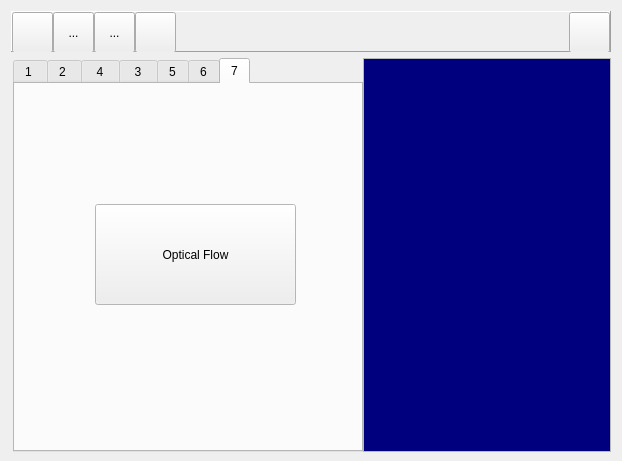
<?xml version="1.0" encoding="UTF-8"?>
<ui version="4.0">
 <class>MainFrame</class>
 <widget class="QDialog" name="MainFrame">
  <property name="geometry">
   <rect>
    <x>0</x>
    <y>0</y>
    <width>622</width>
    <height>461</height>
   </rect>
  </property>
  <property name="sizePolicy">
   <sizepolicy hsizetype="Preferred" vsizetype="Minimum">
    <horstretch>0</horstretch>
    <verstretch>0</verstretch>
   </sizepolicy>
  </property>
  <property name="minimumSize">
   <size>
    <width>0</width>
    <height>461</height>
   </size>
  </property>
  <property name="windowTitle">
   <string>Homeworks</string>
  </property>
  <property name="modal">
   <bool>false</bool>
  </property>
  <layout class="QVBoxLayout" name="verticalLayout">
   <item>
    <widget class="QFrame" name="frame">
     <property name="sizePolicy">
      <sizepolicy hsizetype="Preferred" vsizetype="Fixed">
       <horstretch>0</horstretch>
       <verstretch>0</verstretch>
      </sizepolicy>
     </property>
     <property name="minimumSize">
      <size>
       <width>0</width>
       <height>41</height>
      </size>
     </property>
     <property name="maximumSize">
      <size>
       <width>16777215</width>
       <height>41</height>
      </size>
     </property>
     <property name="frameShape">
      <enum>QFrame::Panel</enum>
     </property>
     <property name="frameShadow">
      <enum>QFrame::Raised</enum>
     </property>
     <layout class="QHBoxLayout" name="horizontalLayout_3">
      <property name="spacing">
       <number>0</number>
      </property>
      <property name="leftMargin">
       <number>0</number>
      </property>
      <property name="topMargin">
       <number>0</number>
      </property>
      <property name="rightMargin">
       <number>0</number>
      </property>
      <property name="bottomMargin">
       <number>0</number>
      </property>
      <item>
       <widget class="QToolButton" name="buttonOpen">
        <property name="enabled">
         <bool>true</bool>
        </property>
        <property name="sizePolicy">
         <sizepolicy hsizetype="Minimum" vsizetype="Minimum">
          <horstretch>0</horstretch>
          <verstretch>0</verstretch>
         </sizepolicy>
        </property>
        <property name="minimumSize">
         <size>
          <width>41</width>
          <height>41</height>
         </size>
        </property>
        <property name="maximumSize">
         <size>
          <width>41</width>
          <height>41</height>
         </size>
        </property>
        <property name="toolTip">
         <string>open an image file</string>
        </property>
        <property name="layoutDirection">
         <enum>Qt::LeftToRight</enum>
        </property>
        <property name="autoFillBackground">
         <bool>false</bool>
        </property>
        <property name="text">
         <string/>
        </property>
        <property name="icon">
         <iconset resource="images/mainframe.qrc">
          <normaloff>:/open.png</normaloff>:/open.png</iconset>
        </property>
        <property name="iconSize">
         <size>
          <width>41</width>
          <height>41</height>
         </size>
        </property>
        <property name="checkable">
         <bool>false</bool>
        </property>
        <property name="autoRepeat">
         <bool>false</bool>
        </property>
        <property name="autoExclusive">
         <bool>false</bool>
        </property>
        <property name="popupMode">
         <enum>QToolButton::DelayedPopup</enum>
        </property>
        <property name="toolButtonStyle">
         <enum>Qt::ToolButtonIconOnly</enum>
        </property>
        <property name="autoRaise">
         <bool>false</bool>
        </property>
       </widget>
      </item>
      <item>
       <widget class="QToolButton" name="toolButton_2">
        <property name="sizePolicy">
         <sizepolicy hsizetype="Minimum" vsizetype="Minimum">
          <horstretch>0</horstretch>
          <verstretch>0</verstretch>
         </sizepolicy>
        </property>
        <property name="minimumSize">
         <size>
          <width>41</width>
          <height>41</height>
         </size>
        </property>
        <property name="maximumSize">
         <size>
          <width>41</width>
          <height>41</height>
         </size>
        </property>
        <property name="text">
         <string>...</string>
        </property>
       </widget>
      </item>
      <item>
       <widget class="QToolButton" name="toolButton_3">
        <property name="sizePolicy">
         <sizepolicy hsizetype="Minimum" vsizetype="Minimum">
          <horstretch>0</horstretch>
          <verstretch>0</verstretch>
         </sizepolicy>
        </property>
        <property name="minimumSize">
         <size>
          <width>41</width>
          <height>41</height>
         </size>
        </property>
        <property name="maximumSize">
         <size>
          <width>41</width>
          <height>41</height>
         </size>
        </property>
        <property name="text">
         <string>...</string>
        </property>
       </widget>
      </item>
      <item>
       <widget class="QToolButton" name="buttonDeleteContents">
        <property name="sizePolicy">
         <sizepolicy hsizetype="Minimum" vsizetype="Minimum">
          <horstretch>0</horstretch>
          <verstretch>0</verstretch>
         </sizepolicy>
        </property>
        <property name="minimumSize">
         <size>
          <width>41</width>
          <height>41</height>
         </size>
        </property>
        <property name="maximumSize">
         <size>
          <width>41</width>
          <height>41</height>
         </size>
        </property>
        <property name="toolTip">
         <string>close all forms</string>
        </property>
        <property name="autoFillBackground">
         <bool>false</bool>
        </property>
        <property name="text">
         <string/>
        </property>
        <property name="icon">
         <iconset resource="images/mainframe.qrc">
          <normaloff>:/1-21.png</normaloff>:/1-21.png</iconset>
        </property>
        <property name="iconSize">
         <size>
          <width>41</width>
          <height>41</height>
         </size>
        </property>
       </widget>
      </item>
      <item>
       <spacer name="horizontalSpacer">
        <property name="orientation">
         <enum>Qt::Horizontal</enum>
        </property>
        <property name="sizeHint" stdset="0">
         <size>
          <width>40</width>
          <height>20</height>
         </size>
        </property>
       </spacer>
      </item>
      <item>
       <widget class="QToolButton" name="buttonShowList">
        <property name="sizePolicy">
         <sizepolicy hsizetype="Minimum" vsizetype="Minimum">
          <horstretch>0</horstretch>
          <verstretch>0</verstretch>
         </sizepolicy>
        </property>
        <property name="minimumSize">
         <size>
          <width>41</width>
          <height>41</height>
         </size>
        </property>
        <property name="maximumSize">
         <size>
          <width>41</width>
          <height>41</height>
         </size>
        </property>
        <property name="toolTip">
         <string>show the list view</string>
        </property>
        <property name="text">
         <string/>
        </property>
        <property name="icon">
         <iconset resource="images/mainframe.qrc">
          <normaloff>:/2-3.png</normaloff>:/2-3.png</iconset>
        </property>
        <property name="iconSize">
         <size>
          <width>82</width>
          <height>41</height>
         </size>
        </property>
       </widget>
      </item>
     </layout>
    </widget>
   </item>
   <item>
    <layout class="QHBoxLayout" name="horizontalLayout">
     <property name="spacing">
      <number>0</number>
     </property>
     <property name="leftMargin">
      <number>2</number>
     </property>
     <item>
      <widget class="QTabWidget" name="tabWidget">
       <property name="sizePolicy">
        <sizepolicy hsizetype="Fixed" vsizetype="Expanding">
         <horstretch>0</horstretch>
         <verstretch>0</verstretch>
        </sizepolicy>
       </property>
       <property name="minimumSize">
        <size>
         <width>350</width>
         <height>394</height>
        </size>
       </property>
       <property name="palette">
        <palette>
         <active>
          <colorrole role="Light">
           <brush brushstyle="SolidPattern">
            <color alpha="255">
             <red>255</red>
             <green>255</green>
             <blue>255</blue>
            </color>
           </brush>
          </colorrole>
          <colorrole role="Base">
           <brush brushstyle="SolidPattern">
            <color alpha="255">
             <red>255</red>
             <green>255</green>
             <blue>255</blue>
            </color>
           </brush>
          </colorrole>
          <colorrole role="Window">
           <brush brushstyle="SolidPattern">
            <color alpha="255">
             <red>255</red>
             <green>255</green>
             <blue>255</blue>
            </color>
           </brush>
          </colorrole>
          <colorrole role="NoRole">
           <brush brushstyle="SolidPattern">
            <color alpha="255">
             <red>255</red>
             <green>85</green>
             <blue>0</blue>
            </color>
           </brush>
          </colorrole>
         </active>
         <inactive>
          <colorrole role="Light">
           <brush brushstyle="SolidPattern">
            <color alpha="255">
             <red>255</red>
             <green>255</green>
             <blue>255</blue>
            </color>
           </brush>
          </colorrole>
          <colorrole role="Base">
           <brush brushstyle="SolidPattern">
            <color alpha="255">
             <red>255</red>
             <green>255</green>
             <blue>255</blue>
            </color>
           </brush>
          </colorrole>
          <colorrole role="Window">
           <brush brushstyle="SolidPattern">
            <color alpha="255">
             <red>255</red>
             <green>255</green>
             <blue>255</blue>
            </color>
           </brush>
          </colorrole>
          <colorrole role="NoRole">
           <brush brushstyle="SolidPattern">
            <color alpha="255">
             <red>255</red>
             <green>85</green>
             <blue>0</blue>
            </color>
           </brush>
          </colorrole>
         </inactive>
         <disabled>
          <colorrole role="Light">
           <brush brushstyle="SolidPattern">
            <color alpha="255">
             <red>255</red>
             <green>255</green>
             <blue>255</blue>
            </color>
           </brush>
          </colorrole>
          <colorrole role="Base">
           <brush brushstyle="SolidPattern">
            <color alpha="255">
             <red>255</red>
             <green>255</green>
             <blue>255</blue>
            </color>
           </brush>
          </colorrole>
          <colorrole role="Window">
           <brush brushstyle="SolidPattern">
            <color alpha="255">
             <red>255</red>
             <green>255</green>
             <blue>255</blue>
            </color>
           </brush>
          </colorrole>
          <colorrole role="NoRole">
           <brush brushstyle="SolidPattern">
            <color alpha="255">
             <red>255</red>
             <green>85</green>
             <blue>0</blue>
            </color>
           </brush>
          </colorrole>
         </disabled>
        </palette>
       </property>
       <property name="cursor">
        <cursorShape>ArrowCursor</cursorShape>
       </property>
       <property name="autoFillBackground">
        <bool>false</bool>
       </property>
       <property name="tabPosition">
        <enum>QTabWidget::North</enum>
       </property>
       <property name="tabShape">
        <enum>QTabWidget::Rounded</enum>
       </property>
       <property name="currentIndex">
        <number>6</number>
       </property>
       <property name="iconSize">
        <size>
         <width>31</width>
         <height>31</height>
        </size>
       </property>
       <property name="elideMode">
        <enum>Qt::ElideMiddle</enum>
       </property>
       <widget class="QWidget" name="tab_2">
        <attribute name="title">
         <string>1 </string>
        </attribute>
        <widget class="QGroupBox" name="groupBox">
         <property name="geometry">
          <rect>
           <x>40</x>
           <y>180</y>
           <width>261</width>
           <height>131</height>
          </rect>
         </property>
         <property name="title">
          <string>HSV</string>
         </property>
         <widget class="QLabel" name="label_6">
          <property name="geometry">
           <rect>
            <x>140</x>
            <y>90</y>
            <width>31</width>
            <height>16</height>
           </rect>
          </property>
          <property name="text">
           <string>Sat.</string>
          </property>
         </widget>
         <widget class="QSpinBox" name="spinHue">
          <property name="geometry">
           <rect>
            <x>65</x>
            <y>87</y>
            <width>61</width>
            <height>22</height>
           </rect>
          </property>
          <property name="alignment">
           <set>Qt::AlignCenter</set>
          </property>
          <property name="maximum">
           <number>360</number>
          </property>
          <property name="singleStep">
           <number>20</number>
          </property>
          <property name="value">
           <number>250</number>
          </property>
         </widget>
         <widget class="QPushButton" name="buttonSepiaTone">
          <property name="geometry">
           <rect>
            <x>30</x>
            <y>37</y>
            <width>201</width>
            <height>41</height>
           </rect>
          </property>
          <property name="autoFillBackground">
           <bool>false</bool>
          </property>
          <property name="text">
           <string>Sepia Tone</string>
          </property>
          <property name="iconSize">
           <size>
            <width>41</width>
            <height>41</height>
           </size>
          </property>
          <property name="checkable">
           <bool>false</bool>
          </property>
          <property name="autoRepeat">
           <bool>false</bool>
          </property>
          <property name="autoExclusive">
           <bool>false</bool>
          </property>
          <property name="autoDefault">
           <bool>true</bool>
          </property>
          <property name="flat">
           <bool>false</bool>
          </property>
         </widget>
         <widget class="QDoubleSpinBox" name="spinSaturation">
          <property name="geometry">
           <rect>
            <x>163</x>
            <y>87</y>
            <width>62</width>
            <height>22</height>
           </rect>
          </property>
          <property name="alignment">
           <set>Qt::AlignCenter</set>
          </property>
          <property name="maximum">
           <double>1.000000000000000</double>
          </property>
          <property name="singleStep">
           <double>0.100000000000000</double>
          </property>
          <property name="value">
           <double>0.300000000000000</double>
          </property>
         </widget>
         <widget class="QLabel" name="label_5">
          <property name="geometry">
           <rect>
            <x>40</x>
            <y>90</y>
            <width>31</width>
            <height>16</height>
           </rect>
          </property>
          <property name="text">
           <string>Hue</string>
          </property>
         </widget>
        </widget>
        <widget class="QGroupBox" name="groupBox_2">
         <property name="geometry">
          <rect>
           <x>40</x>
           <y>20</y>
           <width>261</width>
           <height>131</height>
          </rect>
         </property>
         <property name="title">
          <string>Luminance Contrast Transform</string>
         </property>
         <widget class="QSpinBox" name="spinBoxB">
          <property name="geometry">
           <rect>
            <x>170</x>
            <y>80</y>
            <width>51</width>
            <height>22</height>
           </rect>
          </property>
          <property name="maximum">
           <number>255</number>
          </property>
          <property name="singleStep">
           <number>10</number>
          </property>
          <property name="value">
           <number>200</number>
          </property>
         </widget>
         <widget class="QSpinBox" name="spinBoxA">
          <property name="geometry">
           <rect>
            <x>60</x>
            <y>80</y>
            <width>51</width>
            <height>22</height>
           </rect>
          </property>
          <property name="maximum">
           <number>255</number>
          </property>
          <property name="singleStep">
           <number>10</number>
          </property>
         </widget>
         <widget class="QLabel" name="label_2">
          <property name="geometry">
           <rect>
            <x>130</x>
            <y>80</y>
            <width>31</width>
            <height>20</height>
           </rect>
          </property>
          <property name="text">
           <string>b</string>
          </property>
          <property name="alignment">
           <set>Qt::AlignCenter</set>
          </property>
         </widget>
         <widget class="QLabel" name="label">
          <property name="geometry">
           <rect>
            <x>23</x>
            <y>80</y>
            <width>31</width>
            <height>20</height>
           </rect>
          </property>
          <property name="text">
           <string>a</string>
          </property>
          <property name="alignment">
           <set>Qt::AlignCenter</set>
          </property>
         </widget>
         <widget class="QPushButton" name="pushButtonLCT">
          <property name="geometry">
           <rect>
            <x>30</x>
            <y>20</y>
            <width>201</width>
            <height>41</height>
           </rect>
          </property>
          <property name="autoFillBackground">
           <bool>false</bool>
          </property>
          <property name="text">
           <string>LCT</string>
          </property>
          <property name="iconSize">
           <size>
            <width>41</width>
            <height>41</height>
           </size>
          </property>
          <property name="checkable">
           <bool>false</bool>
          </property>
          <property name="autoRepeat">
           <bool>false</bool>
          </property>
          <property name="autoExclusive">
           <bool>false</bool>
          </property>
          <property name="autoDefault">
           <bool>true</bool>
          </property>
          <property name="flat">
           <bool>false</bool>
          </property>
         </widget>
        </widget>
       </widget>
       <widget class="QWidget" name="tab_3">
        <attribute name="title">
         <string>2 </string>
        </attribute>
        <widget class="QPushButton" name="pushButtonOtsu">
         <property name="geometry">
          <rect>
           <x>110</x>
           <y>130</y>
           <width>121</width>
           <height>81</height>
          </rect>
         </property>
         <property name="text">
          <string>Otsu's</string>
         </property>
        </widget>
       </widget>
       <widget class="QWidget" name="tab">
        <attribute name="title">
         <string> 4 </string>
        </attribute>
        <widget class="QGroupBox" name="groupBox_3">
         <property name="geometry">
          <rect>
           <x>20</x>
           <y>40</y>
           <width>291</width>
           <height>131</height>
          </rect>
         </property>
         <property name="title">
          <string>Noise</string>
         </property>
         <widget class="QDoubleSpinBox" name="spinSaltPepper">
          <property name="geometry">
           <rect>
            <x>150</x>
            <y>20</y>
            <width>61</width>
            <height>41</height>
           </rect>
          </property>
          <property name="alignment">
           <set>Qt::AlignCenter</set>
          </property>
          <property name="decimals">
           <number>3</number>
          </property>
          <property name="maximum">
           <double>1.000000000000000</double>
          </property>
          <property name="singleStep">
           <double>0.005000000000000</double>
          </property>
          <property name="value">
           <double>0.010000000000000</double>
          </property>
         </widget>
         <widget class="QLabel" name="label_3">
          <property name="geometry">
           <rect>
            <x>210</x>
            <y>30</y>
            <width>81</width>
            <height>21</height>
           </rect>
          </property>
          <property name="text">
           <string>&lt;html&gt;&lt;head/&gt;&lt;body&gt;&lt;p&gt;&lt;span style=&quot; font-weight:600;&quot;&gt;Threshold&lt;/span&gt;&lt;/p&gt;&lt;/body&gt;&lt;/html&gt;</string>
          </property>
          <property name="alignment">
           <set>Qt::AlignCenter</set>
          </property>
         </widget>
         <widget class="QPushButton" name="pushButtonGaussianNoise">
          <property name="geometry">
           <rect>
            <x>10</x>
            <y>70</y>
            <width>131</width>
            <height>41</height>
           </rect>
          </property>
          <property name="text">
           <string>Gaussian</string>
          </property>
         </widget>
         <widget class="QLabel" name="label_4">
          <property name="geometry">
           <rect>
            <x>210</x>
            <y>80</y>
            <width>81</width>
            <height>21</height>
           </rect>
          </property>
          <property name="text">
           <string>&lt;html&gt;&lt;head/&gt;&lt;body&gt;&lt;p&gt;&lt;span style=&quot; font-weight:600; color:#000000;&quot;&gt;Variance&lt;/span&gt;&lt;/p&gt;&lt;/body&gt;&lt;/html&gt;</string>
          </property>
          <property name="alignment">
           <set>Qt::AlignCenter</set>
          </property>
         </widget>
         <widget class="QPushButton" name="pushButtonSaltPepper">
          <property name="geometry">
           <rect>
            <x>10</x>
            <y>20</y>
            <width>131</width>
            <height>41</height>
           </rect>
          </property>
          <property name="text">
           <string>Salt and pepper</string>
          </property>
         </widget>
         <widget class="QDoubleSpinBox" name="spinGaussianNoise">
          <property name="geometry">
           <rect>
            <x>150</x>
            <y>70</y>
            <width>61</width>
            <height>41</height>
           </rect>
          </property>
          <property name="alignment">
           <set>Qt::AlignCenter</set>
          </property>
          <property name="decimals">
           <number>0</number>
          </property>
          <property name="maximum">
           <double>500.000000000000000</double>
          </property>
          <property name="singleStep">
           <double>10.000000000000000</double>
          </property>
          <property name="value">
           <double>300.000000000000000</double>
          </property>
         </widget>
        </widget>
        <widget class="QGroupBox" name="groupBox_4">
         <property name="geometry">
          <rect>
           <x>30</x>
           <y>190</y>
           <width>281</width>
           <height>121</height>
          </rect>
         </property>
         <property name="title">
          <string>Filter</string>
         </property>
         <widget class="QLabel" name="label_7">
          <property name="geometry">
           <rect>
            <x>200</x>
            <y>80</y>
            <width>81</width>
            <height>21</height>
           </rect>
          </property>
          <property name="text">
           <string>&lt;html&gt;&lt;head/&gt;&lt;body&gt;&lt;p&gt;&lt;span style=&quot; font-weight:600;&quot;&gt;Sigma&lt;/span&gt;&lt;/p&gt;&lt;/body&gt;&lt;/html&gt;</string>
          </property>
          <property name="alignment">
           <set>Qt::AlignCenter</set>
          </property>
         </widget>
         <widget class="QLabel" name="label_8">
          <property name="geometry">
           <rect>
            <x>200</x>
            <y>30</y>
            <width>81</width>
            <height>21</height>
           </rect>
          </property>
          <property name="text">
           <string>&lt;html&gt;&lt;head/&gt;&lt;body&gt;&lt;p&gt;&lt;span style=&quot; font-weight:600;&quot;&gt;Kernel&lt;/span&gt;&lt;/p&gt;&lt;/body&gt;&lt;/html&gt;</string>
          </property>
          <property name="alignment">
           <set>Qt::AlignCenter</set>
          </property>
         </widget>
         <widget class="QDoubleSpinBox" name="spinBoxGaussianFilter">
          <property name="geometry">
           <rect>
            <x>150</x>
            <y>70</y>
            <width>51</width>
            <height>41</height>
           </rect>
          </property>
          <property name="alignment">
           <set>Qt::AlignCenter</set>
          </property>
          <property name="decimals">
           <number>2</number>
          </property>
          <property name="maximum">
           <double>10.000000000000000</double>
          </property>
          <property name="singleStep">
           <double>0.500000000000000</double>
          </property>
          <property name="value">
           <double>1.000000000000000</double>
          </property>
         </widget>
         <widget class="QPushButton" name="pushButtonMedianFilter">
          <property name="geometry">
           <rect>
            <x>10</x>
            <y>20</y>
            <width>111</width>
            <height>41</height>
           </rect>
          </property>
          <property name="text">
           <string>Median Filter</string>
          </property>
         </widget>
         <widget class="QSpinBox" name="spinBoxMedian">
          <property name="geometry">
           <rect>
            <x>150</x>
            <y>20</y>
            <width>51</width>
            <height>41</height>
           </rect>
          </property>
          <property name="maximum">
           <number>9</number>
          </property>
          <property name="value">
           <number>3</number>
          </property>
         </widget>
         <widget class="QPushButton" name="pushButtonGaussianFilter">
          <property name="geometry">
           <rect>
            <x>10</x>
            <y>70</y>
            <width>111</width>
            <height>41</height>
           </rect>
          </property>
          <property name="text">
           <string>Gaussian Filter</string>
          </property>
         </widget>
        </widget>
       </widget>
       <widget class="QWidget" name="tab_4">
        <attribute name="title">
         <string> 3 </string>
        </attribute>
        <widget class="QPushButton" name="pushButtonHE">
         <property name="geometry">
          <rect>
           <x>90</x>
           <y>100</y>
           <width>161</width>
           <height>51</height>
          </rect>
         </property>
         <property name="text">
          <string>Histogram Equalization</string>
         </property>
        </widget>
        <widget class="QPushButton" name="pushButtonME">
         <property name="geometry">
          <rect>
           <x>90</x>
           <y>170</y>
           <width>161</width>
           <height>51</height>
          </rect>
         </property>
         <property name="text">
          <string>Histogram Matching</string>
         </property>
        </widget>
        <widget class="QPushButton" name="pushButtonMESrc">
         <property name="geometry">
          <rect>
           <x>80</x>
           <y>250</y>
           <width>75</width>
           <height>23</height>
          </rect>
         </property>
         <property name="styleSheet">
          <string notr="true">background-color: rgb(221, 221, 221);
</string>
         </property>
         <property name="text">
          <string>Source</string>
         </property>
        </widget>
        <widget class="QPushButton" name="pushButtonMERef">
         <property name="geometry">
          <rect>
           <x>190</x>
           <y>250</y>
           <width>75</width>
           <height>23</height>
          </rect>
         </property>
         <property name="styleSheet">
          <string notr="true">background-color: rgb(221, 221, 221);</string>
         </property>
         <property name="text">
          <string>Reference</string>
         </property>
        </widget>
       </widget>
       <widget class="QWidget" name="tab_5">
        <attribute name="title">
         <string>5</string>
        </attribute>
        <widget class="QDoubleSpinBox" name="spinBoxCannySigma">
         <property name="geometry">
          <rect>
           <x>140</x>
           <y>100</y>
           <width>111</width>
           <height>41</height>
          </rect>
         </property>
         <property name="alignment">
          <set>Qt::AlignCenter</set>
         </property>
         <property name="decimals">
          <number>2</number>
         </property>
         <property name="maximum">
          <double>10.000000000000000</double>
         </property>
         <property name="singleStep">
          <double>0.500000000000000</double>
         </property>
         <property name="value">
          <double>1.000000000000000</double>
         </property>
        </widget>
        <widget class="QLabel" name="label_9">
         <property name="geometry">
          <rect>
           <x>50</x>
           <y>100</y>
           <width>81</width>
           <height>41</height>
          </rect>
         </property>
         <property name="text">
          <string>&lt;html&gt;&lt;head/&gt;&lt;body&gt;&lt;p&gt;&lt;span style=&quot; font-weight:600;&quot;&gt;Sigma&lt;/span&gt;&lt;/p&gt;&lt;/body&gt;&lt;/html&gt;</string>
         </property>
         <property name="alignment">
          <set>Qt::AlignCenter</set>
         </property>
        </widget>
        <widget class="QSpinBox" name="spinBoxCannyLow">
         <property name="geometry">
          <rect>
           <x>140</x>
           <y>160</y>
           <width>111</width>
           <height>41</height>
          </rect>
         </property>
         <property name="alignment">
          <set>Qt::AlignCenter</set>
         </property>
         <property name="maximum">
          <number>100</number>
         </property>
         <property name="value">
          <number>15</number>
         </property>
        </widget>
        <widget class="QLabel" name="label_10">
         <property name="geometry">
          <rect>
           <x>50</x>
           <y>160</y>
           <width>81</width>
           <height>41</height>
          </rect>
         </property>
         <property name="text">
          <string>&lt;html&gt;&lt;head/&gt;&lt;body&gt;&lt;p&gt;&lt;span style=&quot; font-weight:600;&quot;&gt;Low&lt;/span&gt;&lt;/p&gt;&lt;/body&gt;&lt;/html&gt;</string>
         </property>
         <property name="alignment">
          <set>Qt::AlignCenter</set>
         </property>
        </widget>
        <widget class="QSpinBox" name="spinBoxCannyHigh">
         <property name="geometry">
          <rect>
           <x>140</x>
           <y>210</y>
           <width>111</width>
           <height>41</height>
          </rect>
         </property>
         <property name="alignment">
          <set>Qt::AlignCenter</set>
         </property>
         <property name="maximum">
          <number>100</number>
         </property>
         <property name="value">
          <number>30</number>
         </property>
        </widget>
        <widget class="QLabel" name="label_11">
         <property name="geometry">
          <rect>
           <x>50</x>
           <y>210</y>
           <width>81</width>
           <height>41</height>
          </rect>
         </property>
         <property name="text">
          <string>&lt;html&gt;&lt;head/&gt;&lt;body&gt;&lt;p&gt;&lt;span style=&quot; font-weight:600;&quot;&gt;High&lt;/span&gt;&lt;/p&gt;&lt;/body&gt;&lt;/html&gt;</string>
         </property>
         <property name="alignment">
          <set>Qt::AlignCenter</set>
         </property>
        </widget>
        <widget class="QPushButton" name="pushButtonCanny">
         <property name="geometry">
          <rect>
           <x>90</x>
           <y>270</y>
           <width>151</width>
           <height>51</height>
          </rect>
         </property>
         <property name="text">
          <string>Canny</string>
         </property>
        </widget>
        <widget class="QLabel" name="label_12">
         <property name="geometry">
          <rect>
           <x>80</x>
           <y>30</y>
           <width>201</width>
           <height>31</height>
          </rect>
         </property>
         <property name="frameShape">
          <enum>QFrame::Box</enum>
         </property>
         <property name="text">
          <string>Canny Edge</string>
         </property>
         <property name="alignment">
          <set>Qt::AlignCenter</set>
         </property>
        </widget>
       </widget>
       <widget class="QWidget" name="tab_6">
        <attribute name="title">
         <string>6</string>
        </attribute>
        <widget class="QLabel" name="label_13">
         <property name="geometry">
          <rect>
           <x>80</x>
           <y>50</y>
           <width>201</width>
           <height>31</height>
          </rect>
         </property>
         <property name="frameShape">
          <enum>QFrame::Box</enum>
         </property>
         <property name="text">
          <string>Hough Transform</string>
         </property>
         <property name="alignment">
          <set>Qt::AlignCenter</set>
         </property>
        </widget>
        <widget class="QPushButton" name="pushButtonHT">
         <property name="geometry">
          <rect>
           <x>90</x>
           <y>150</y>
           <width>181</width>
           <height>61</height>
          </rect>
         </property>
         <property name="text">
          <string>Circle Hough Transform</string>
         </property>
        </widget>
       </widget>
       <widget class="QWidget" name="tab_7">
        <attribute name="title">
         <string>7</string>
        </attribute>
        <widget class="QPushButton" name="pushButton_optical_flow">
         <property name="geometry">
          <rect>
           <x>80</x>
           <y>120</y>
           <width>201</width>
           <height>101</height>
          </rect>
         </property>
         <property name="text">
          <string>Optical Flow</string>
         </property>
        </widget>
       </widget>
      </widget>
     </item>
     <item>
      <widget class="QListWidget" name="listWidget">
       <property name="sizePolicy">
        <sizepolicy hsizetype="Ignored" vsizetype="Minimum">
         <horstretch>0</horstretch>
         <verstretch>0</verstretch>
        </sizepolicy>
       </property>
       <property name="minimumSize">
        <size>
         <width>0</width>
         <height>394</height>
        </size>
       </property>
       <property name="palette">
        <palette>
         <active>
          <colorrole role="WindowText">
           <brush brushstyle="SolidPattern">
            <color alpha="255">
             <red>255</red>
             <green>255</green>
             <blue>0</blue>
            </color>
           </brush>
          </colorrole>
          <colorrole role="Text">
           <brush brushstyle="SolidPattern">
            <color alpha="255">
             <red>255</red>
             <green>255</green>
             <blue>255</blue>
            </color>
           </brush>
          </colorrole>
          <colorrole role="Base">
           <brush brushstyle="SolidPattern">
            <color alpha="255">
             <red>0</red>
             <green>0</green>
             <blue>127</blue>
            </color>
           </brush>
          </colorrole>
         </active>
         <inactive>
          <colorrole role="WindowText">
           <brush brushstyle="SolidPattern">
            <color alpha="255">
             <red>255</red>
             <green>255</green>
             <blue>0</blue>
            </color>
           </brush>
          </colorrole>
          <colorrole role="Text">
           <brush brushstyle="SolidPattern">
            <color alpha="255">
             <red>255</red>
             <green>255</green>
             <blue>255</blue>
            </color>
           </brush>
          </colorrole>
          <colorrole role="Base">
           <brush brushstyle="SolidPattern">
            <color alpha="255">
             <red>0</red>
             <green>0</green>
             <blue>127</blue>
            </color>
           </brush>
          </colorrole>
         </inactive>
         <disabled>
          <colorrole role="WindowText">
           <brush brushstyle="SolidPattern">
            <color alpha="255">
             <red>120</red>
             <green>120</green>
             <blue>120</blue>
            </color>
           </brush>
          </colorrole>
          <colorrole role="Text">
           <brush brushstyle="SolidPattern">
            <color alpha="255">
             <red>120</red>
             <green>120</green>
             <blue>120</blue>
            </color>
           </brush>
          </colorrole>
          <colorrole role="Base">
           <brush brushstyle="SolidPattern">
            <color alpha="255">
             <red>240</red>
             <green>240</green>
             <blue>240</blue>
            </color>
           </brush>
          </colorrole>
         </disabled>
        </palette>
       </property>
       <property name="font">
        <font>
         <family>Times New Roman</family>
         <pointsize>10</pointsize>
        </font>
       </property>
      </widget>
     </item>
    </layout>
   </item>
  </layout>
 </widget>
 <layoutdefault spacing="6" margin="11"/>
 <resources>
  <include location="images/mainframe.qrc"/>
 </resources>
 <connections/>
</ui>
